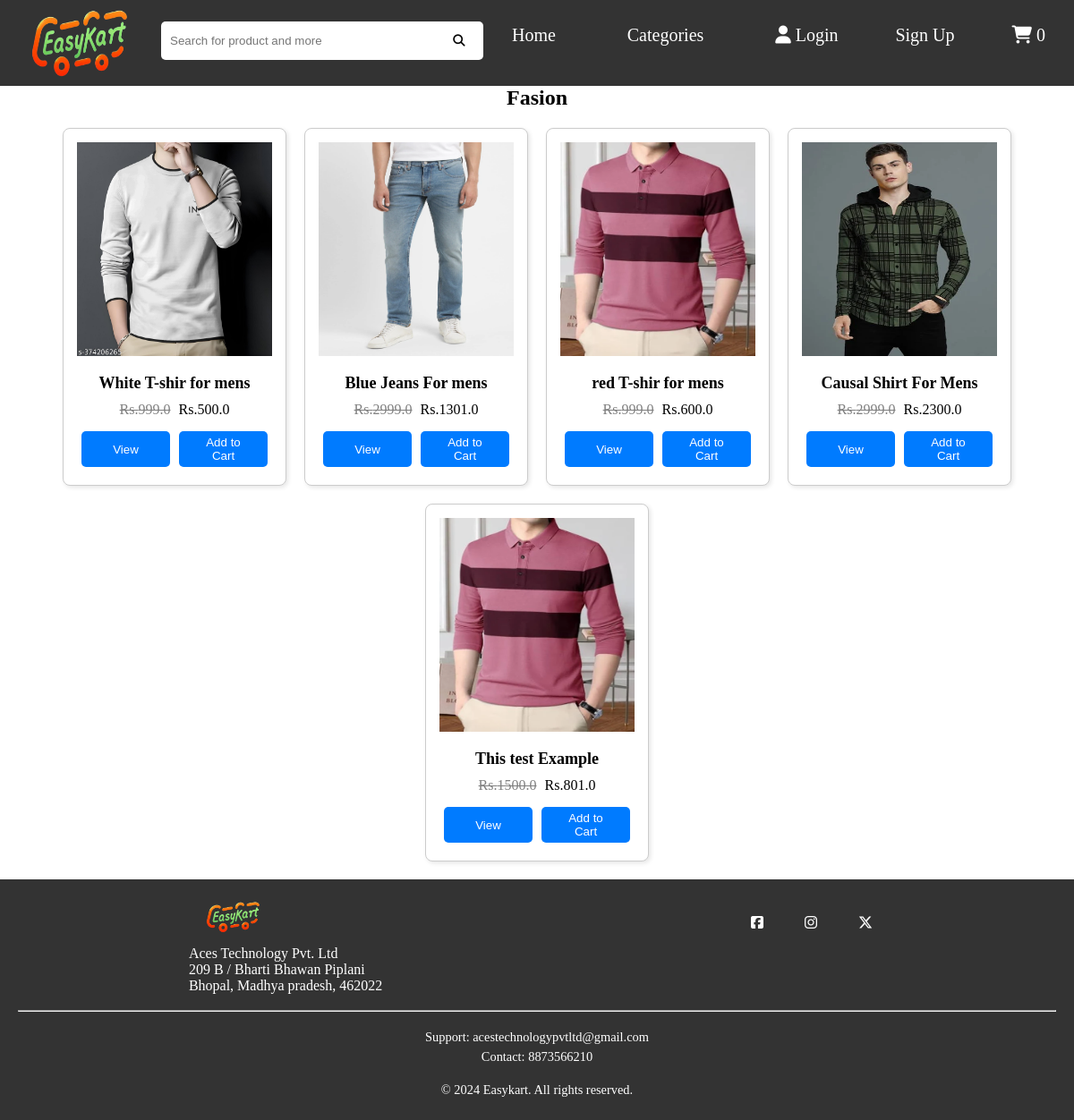
Page /category/1/ on the committed database.
### app/models.py (models this page shows, shortened)
class Product_category(models.Model):
    category_name=models.CharField(max_length=100)
    def __str__(self):
        return self.category_name

class Product(models.Model):
    product_name=models.CharField(max_length=50)
    product_price=models.FloatField(default=0.0)
    product_discount_price=models.FloatField(default=0.0)
    product_description=models.CharField(max_length=300)
    product_category=models.ForeignKey(Product_category,on_delete=models.CASCADE)
    product_image=models.ImageField(upload_to="product_image/")

### app/views.py (the view)
# urls.py: path('category/<int:id>/', product_category, name='product_category'),
def product_category(request, id):
    category = Product_category.objects.get(id=id)
    products = Product.objects.filter(product_category=category)
    categories = Product_category.objects.all()
    return render(request, 'category.html', {'category': category, 'products': products, 'categories':categories})

### app/templates/category.html (shortened to what this page needs)
{% extends "default.html" %}
{% load static %}
{% block content %}
<section>
    <div class="category-main">
        <h2 class="center">{{ category }}</h2>
        <div class="product-main">
            {% for key in products %}
            <div class="product-card">
                <div class="product-image">
                    <img src="{{ key.product_image.url }}" alt="{{ key.product_name }}">
                </div>
                <div class="product-detail">
                    <div class="description">
                        <p>{{ key.product_name }}</p>
                    </div>
                    <div class="price">
                        <p>
                            <del style="color: gray;">Rs.{{ key.product_price }}</del>
                            <span style="margin-left: 5px;">Rs.{{ key.product_discount_price }}</span>
                        </p>
                    </div>
                    <div class="actions">
                        {% if request.session.user_email %}
                        <button class="view-button"><a href="/product/{{ key.id }}">View</a></button>
                        <button class="add-to-cart-button"><a href="{% url 'add_to_cart' key.id %}">Add to Cart</a></button>
                        {% else %}
                        <button class="view-button"><a href="/product/{{ key.id }}">View</a></button>
                        <button class="add-to-cart-button"><a href="{% url 'add_to_cart' key.id %}">Add to Cart</a></button>
                        {% endif %}
                    </div>
                </div>
            </div>
            {% endfor %}
        </div>
        </div>
</section>
{% endblock %}

### app/static/css/nav.css (style rules this page uses)
* { margin: 0; padding: 0; box-sizing: border-box; }

### app/static/css/card.css (style rules this page uses)
.center { text-align: center; }
.product-main { width: 100%; height: auto; display: flex; flex-wrap: wrap; justify-content: center; gap: 20px; padding: 20px; }
.product-card { border: 1px solid #ccc; border-radius: 8px; padding: 15px; width: 250px; height: 400px; box-shadow: 2px 2px 5px rgba(0, 0, 0, 0.1); text-align: center; background-color: #fff; display: flex; flex-direction: column; justify-content: space-between; }
.product-image { width: 100%; height: 65%; }
.product-image img { width: 100%; height: 100%; margin-right: 20px; }
.product-detail { flex: 1; margin-top: 10px; }
.description p { font-size: 18px; font-weight: bold; margin: 10px 0; }
.price p { font-size: 16px; margin: 5px 0; }
.actions { display: flex; justify-content: space-around; margin-top: auto; }
.actions button { background-color: #007BFF; color: white; border: none; padding: 5px 20px; cursor: pointer; border-radius: 5px; margin-top: 10px; width: 45%; }
.actions button a { color: white; text-decoration: none; }
.view-button { width: 20%; background-color: #28a745; }

### app/static/css/main.css (style rules this page uses)
section { width: 100%; height: auto; }

### rows in the picture
Product_category: category_name "Fasion"
Product: product_image (picture), product_name "White T-shir for mens", product_price "999.0", product_discount_price "500.0"
Product: product_image (picture), product_name "Blue Jeans For mens", product_price "2999.0", product_discount_price "1301.0"
Product: product_image (picture), product_name "red T-shir for mens", product_price "999.0", product_discount_price "600.0"
Product: product_image (picture), product_name "Causal Shirt For Mens", product_price "2999.0", product_discount_price "2300.0"
Product: product_image (picture), product_name "This test Example", product_price "1500.0", product_discount_price "801.0"
